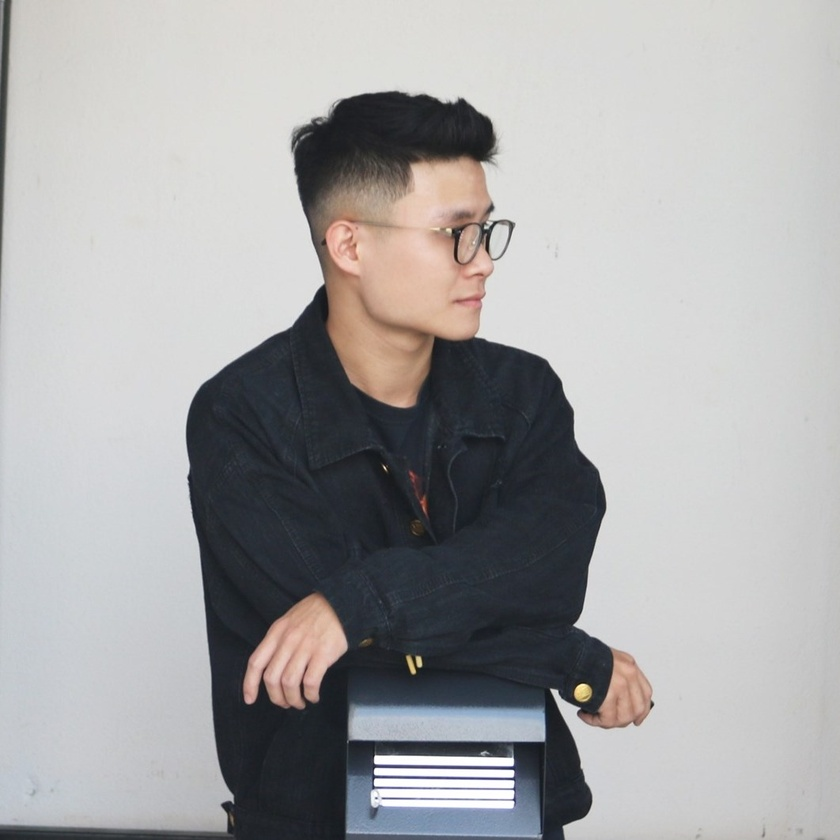
#> input picture images/image_large.jpg, 840 x 840 px, shrunk from 1062 x 1062 before the run
$ python splitmerge.py
#> lines starting #> are read from the running program, lines starting #| are printed output that depends on the picture
import cv2 as cv
import numpy as np

img = cv.imread("images/image_large.jpg")
#> img is the input picture: shape (840, 840, 3); mean B, G, R 166.1, 165.5, 166.1
cv.imshow("me", img)

blank = np.zeros(img.shape[:2], dtype="uint8")

b, g, r = cv.split(img)
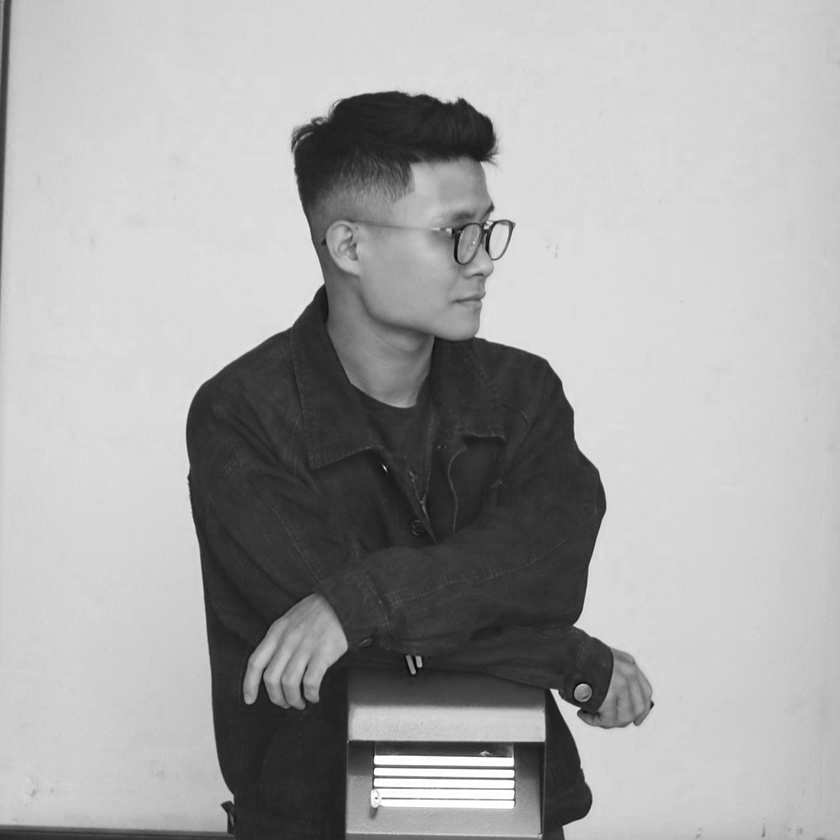
#> b: shape (840, 840); min 0, max 255, mean 166.1
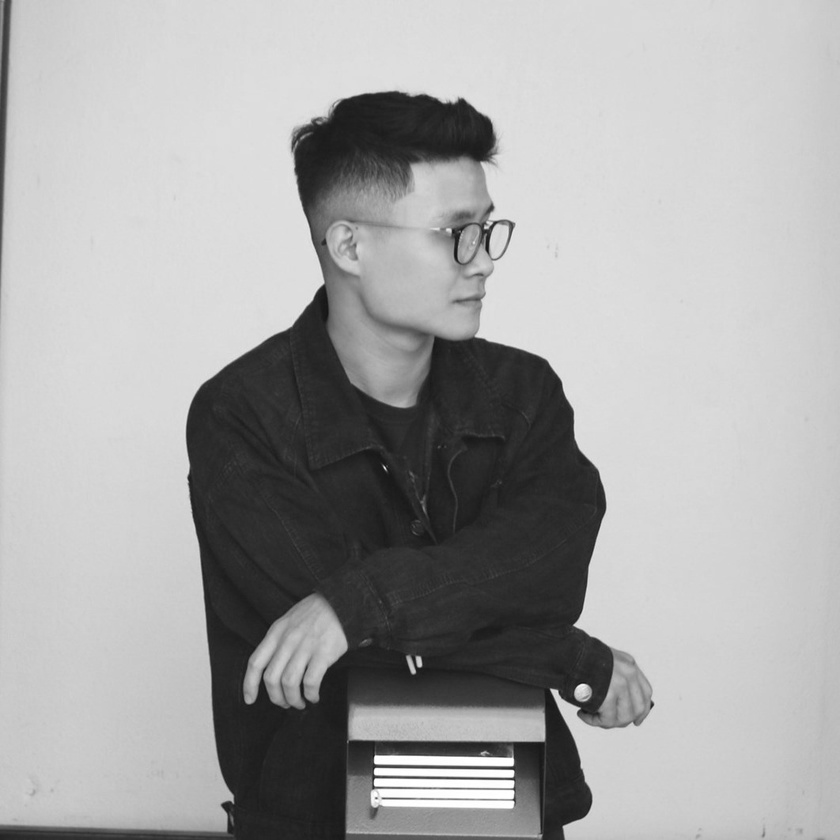
#> g: shape (840, 840); min 17, max 255, mean 165.5
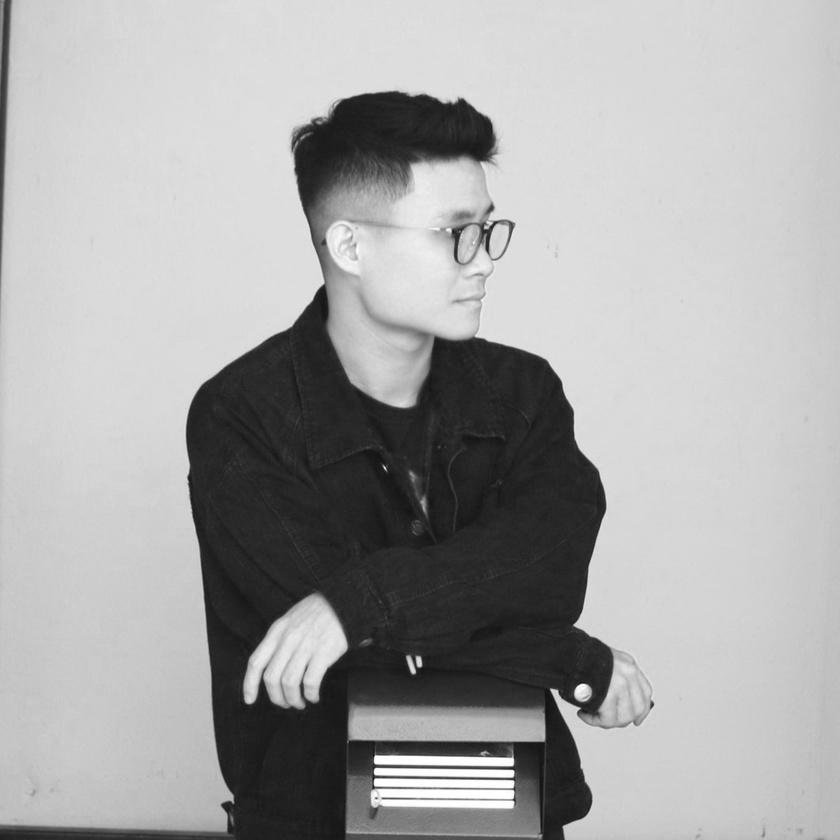
#> r: shape (840, 840); min 15, max 255, mean 166.1

cv.imshow('blue', b)
cv.imshow('green', g)
cv.imshow('red', r)

blue = cv.merge([b, blank, blank])
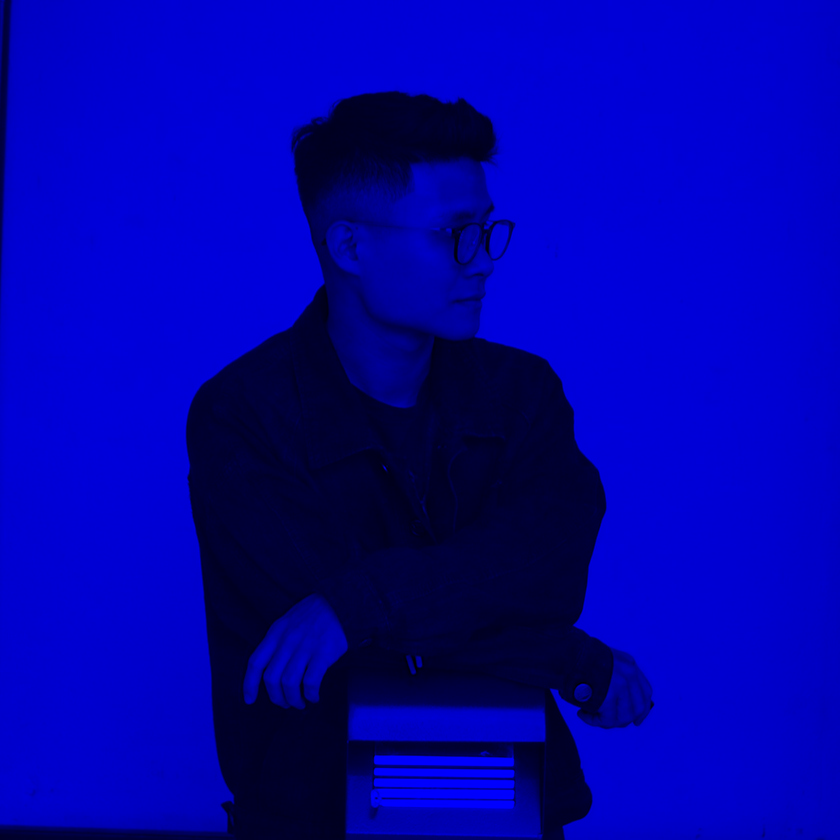
#> blue: shape (840, 840, 3); mean of channels 0, 1, 2 166.1, 0, 0; drawn as B, G, R
green = cv.merge([blank, g, blank])
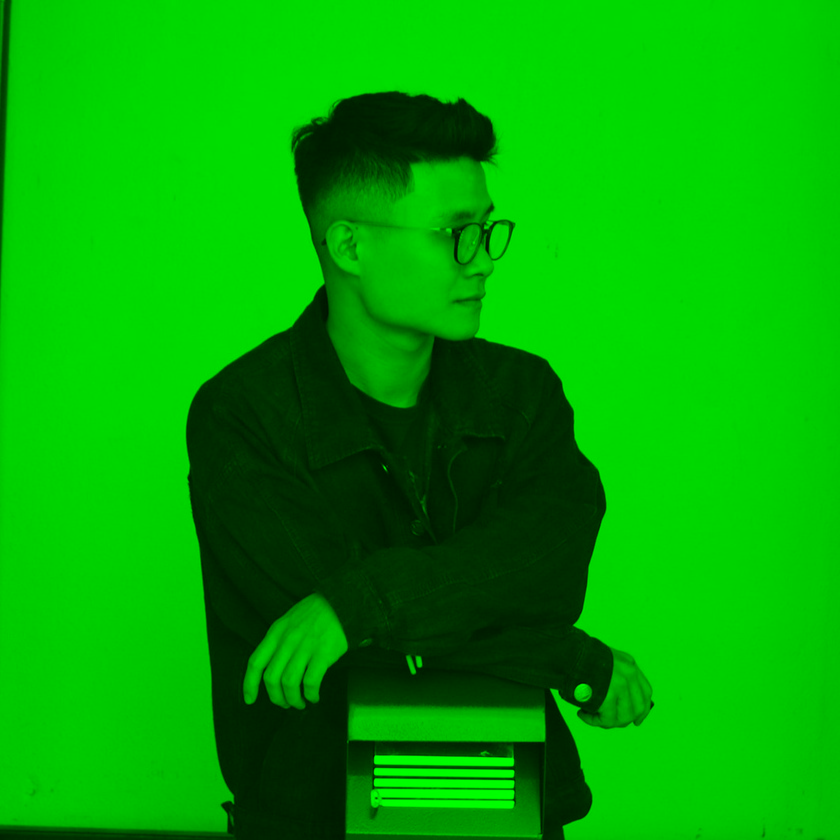
#> green: shape (840, 840, 3); mean of channels 0, 1, 2 0, 165.5, 0; drawn as B, G, R
red = cv.merge([blank, blank, r])
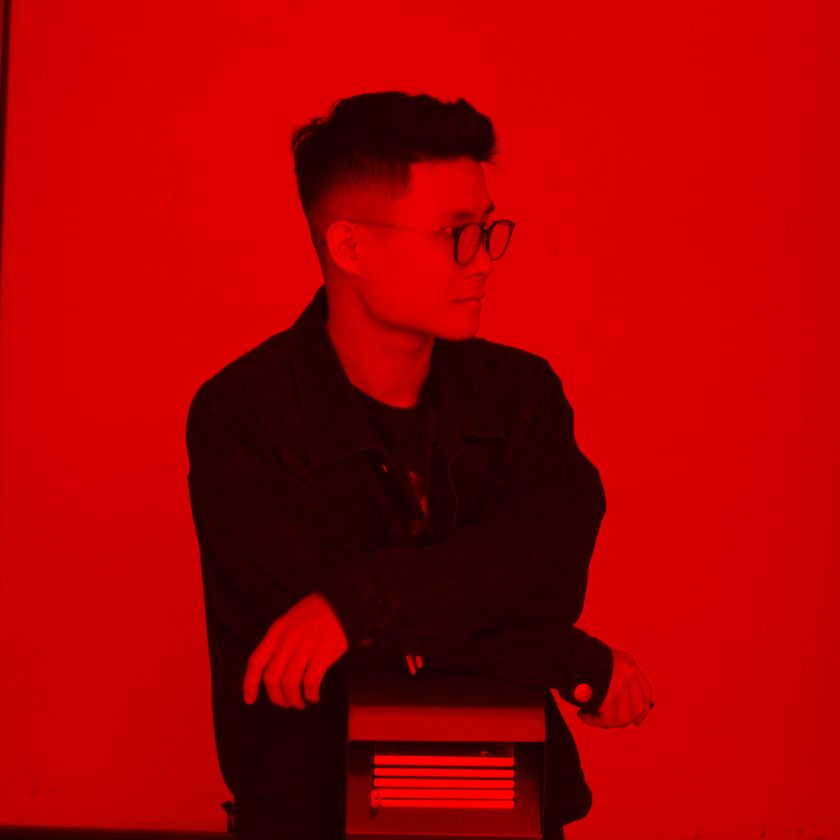
#> red: shape (840, 840, 3); mean of channels 0, 1, 2 0, 0, 166.1; drawn as B, G, R

cv.imshow("Blue", blue)
cv.imshow("Green", green)
cv.imshow("Red", red)


print(img.shape)
#| (840, 840, 3)
print(b.shape)
#| (840, 840)
print(g.shape)
#| (840, 840)
print(r.shape)
#| (840, 840)

# merged = cv.merge([b, g, r])
# cv.imshow("merged", merged)

cv.waitKey(0)

$ run again, with images/image.jpg copied over images/image_large.jpg
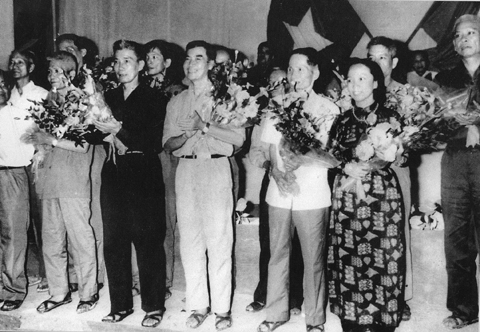
#> input picture images/image.jpg, 480 x 332 px
#> img is the input picture: shape (332, 480, 3); min 9, max 251, mean 115.1
#> `green = cv.merge([blank, g, blank])`:
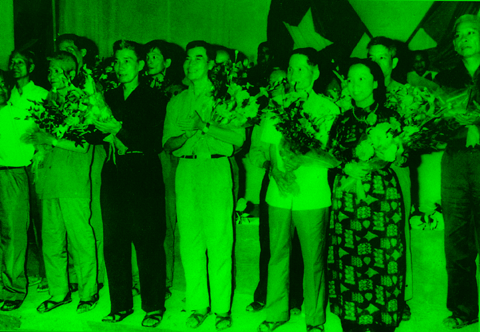
#> green: shape (332, 480, 3); mean of channels 0, 1, 2 0, 115.1, 0; drawn as B, G, R
#> `red = cv.merge([blank, blank, r])`:
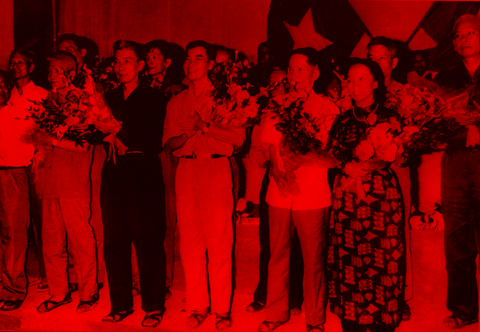
#> red: shape (332, 480, 3); mean of channels 0, 1, 2 0, 0, 115.1; drawn as B, G, R
#| (332, 480, 3)
#| (332, 480)
#| (332, 480)
#| (332, 480)
